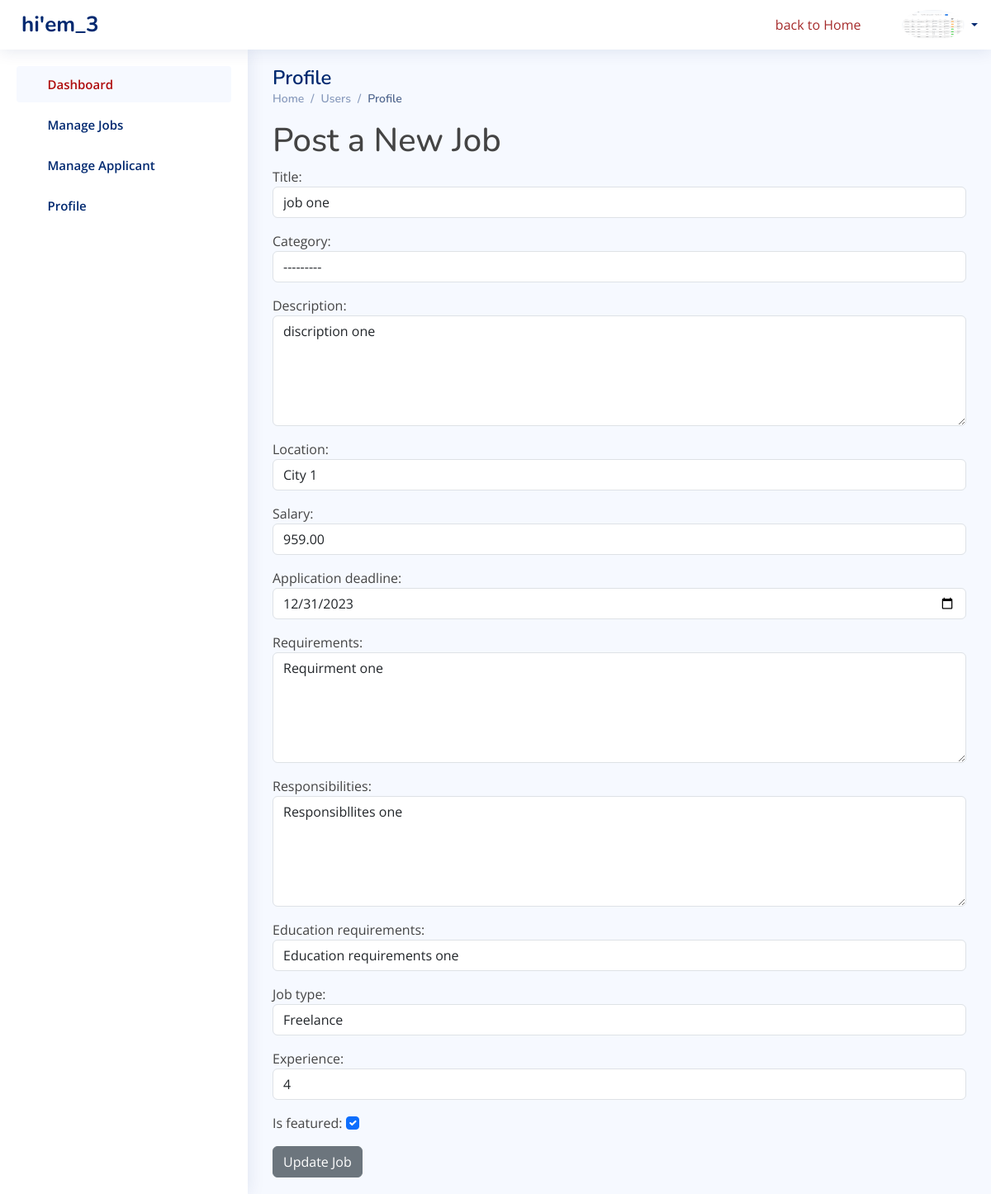
Page /users/21/edit_job/ (signed in) on the committed database.
### users/models.py (models this page shows)
class User(AbstractUser):
    is_custom_admin= models.BooleanField(default=False)
    is_employer = models.BooleanField(default=False)
    is_employee = models.BooleanField(default=False)

### jobs/models.py (models this page shows, shortened)
class ProfilePic(models.Model):
    user = models.OneToOneField(get_user_model(), null=True, on_delete=models.CASCADE)
    profile_pic = models.ImageField(upload_to='images/profile/', blank=True, null=True)

class Job(models.Model):
    JOB_TYPE_CHOICES = [
        ('freelance', 'Freelance'),
        ('permanent', 'Permanent'),
        ('contract', 'Contract'),
        ('remote', 'Remote'),
        ('full_time', 'Full Time'),
        ('part_time', 'Part Time'),
    ]
    LOCATION_CHOICES = [
        ('city1', 'City 1'),
        ('city2', 'City 2'),
        ('city3', 'City 3'),
    ]
    company = models.ForeignKey(EmployerProfile, on_delete=models.CASCADE)
    company_logo = models.ImageField(upload_to='images/profile/', blank=True, null=True)
    title = models.CharField(max_length=100)
    catagory = models.ForeignKey(Categories, related_name='jobs', on_delete=models.CASCADE)
    description = models.TextField()
    location = models.CharField(max_length=100, choices=LOCATION_CHOICES, blank=True, null=True)
    salary = models.DecimalField(max_digits=10, decimal_places=2, blank=True, null=True)
    posted_date = models.DateTimeField(auto_now_add=True)
    application_deadline = models.DateField(blank=True, null=True)
    requirements = models.TextField(blank=True, null=True)
    responsibilities = models.TextField(blank=True, null=True)
    education_requirements = models.CharField(max_length=100, blank=True, null=True)
    job_type = models.CharField(max_length=20, choices=JOB_TYPE_CHOICES, blank=True, null=True)
    is_featured = models.BooleanField(default=False)
    experience = models.CharField(max_length=100, blank=True, null=True)

### jobs/views.py (the view)
# urls.py: path('users/<int:pk>/edit_job/', JobEditView.as_view(), name='edit_job'),
class JobEditView(UpdateView):
    model = Job
    template_name = 'users/job_edit_form.html'
    form_class = JobEditForm
    success_url = reverse_lazy('my_job_list')

### jobs/models.py (called while the page is built)
    def __str__(self):
        return self.name

### users/templates/users/job_edit_form.html (shortened to what this page needs)
{% extends "users/base.html"%}
{% load static%}
{% block content %}
<main id="main" class="main">
    <div class="pagetitle">
      <h1>Profile</h1>
      <nav>
        <ol class="breadcrumb">
          <li class="breadcrumb-item"><a href="index.html">Home</a></li>
          <li class="breadcrumb-item">Users</li>
          <li class="breadcrumb-item active">Profile</li>
        </ol>
      </nav>
    </div>
<h1>Post a New Job</h1>
<form method="post" enctype="multipart/form-data">
    {{ form.as_p }}
    <button type="submit"class="btn btn-secondary">Update Job</button>
</form>
</main>
{%endblock%}

### users/templates/users/base.html (shortened to what this page needs)
<!DOCTYPE html>
<html lang="en">
<head>
  {% load static %}
  {% load static %}
  {% load static %}
  <link rel="stylesheet" href="https://cdnjs.cloudflare.com/ajax/libs/font-awesome/5.15.3/css/all.min.css" />
  <link href="{% static 'users/assets/vendor/bootstrap/css/bootstrap.min.css' %}" rel="stylesheet">
  <link href="{% static 'users/assets/vendor/bootstrap-icons/bootstrap-icons.css'%}" rel="stylesheet">
  <link href="{% static 'users/assets/vendor/boxicons/css/boxicons.min.css'%}" rel="stylesheet">
  <link href="{% static 'users/assets/vendor/quill/quill.snow.css'%}" rel="stylesheet">
  <link href="{% static 'users/assets/vendor/quill/quill.bubble.css'%}" rel="stylesheet">
  <link href="{% static 'users/assets/vendor/remixicon/remixicon.css'%}" rel="stylesheet">
  <link href="{% static 'users/assets/vendor/simple-datatables/style.css'%}" rel="stylesheet">
  <link href="{% static 'users/assets/css/style.css'%}" rel="stylesheet">
</head>
<body>
  <header id="header" class="header fixed-top d-flex align-items-center">
    <div class="d-flex align-items-center justify-content-between">
      <a href="index.html" class="logo d-flex align-items-center">
        <span class="d-none d-lg-block">hi'{{user.username}}</span>
      </a>
      <i class="bi bi-list toggle-sidebar-btn"></i>
    </div>
    <nav class="header-nav ms-auto">
      <ul class="d-flex align-items-center">
        <a href="{%url 'home'%}" style="padding-right: 50px; color: brown;"> <i class="bi bi-back" style="padding-right: 5px;"></i>back to Home </a>
        <li class="nav-item dropdown pe-3">
          <a class="nav-link nav-profile d-flex align-items-center pe-0" href="#" data-bs-toggle="dropdown">
            {% if user.profilepic.profile_pic %}
            <img src="{{ user.profilepic.profile_pic.url }}" alt="{{ profile.user.username }} Profile" class="rounded-circle">
            {% else %}
                <p>No profile picture available</p>
            {% endif %}
            <span class="d-none d-md-block dropdown-toggle ps-2">{{user.usernam}}</span>
          </a>
        </li>
      </ul>
    </nav>
  </header>
  <aside id="sidebar" class="sidebar">
    <ul class="sidebar-nav" id="sidebar-nav">
      {%if user.is_employer%}
      <li class="nav-item">
        <a class="nav-link " href="{%url 'employer'%}">
          <i class="bi bi-grid"></i>
          <span style="color: rgb(175, 13, 13);">Dashboard</span>
        </a>
      </li>
      {%endif%}
      {% if user.is_employer %}
      <li class="nav-item">
        <a class="nav-link collapsed" data-bs-target="#forms-nav" data-bs-toggle="collapse" href="#">
          <i class="bi bi-journal-text"></i><span>Manage Jobs</span><i class="bi bi-chevron-down ms-auto"></i>
        </a>
      </li>
      {%endif%}
      {% if user.is_employer %}
      <li class="nav-item">
        <a class="nav-link collapsed" data-bs-target="#charts-nav" data-bs-toggle="collapse" href="#">
          <i class="bi bi-bar-chart"></i><span>Manage Applicant</span><i class="bi bi-chevron-down ms-auto"></i>
        </a>
      </li>
      {%endif%}
      {% if user.is_employer %}
      <li class="nav-item">
        <a class="nav-link collapsed" data-bs-target="#tables-nav" data-bs-toggle="collapse" href="#">
          <i class="bi bi-layout-text-window-reverse"></i><span>Profile</span><i class="bi bi-chevron-down ms-auto"></i>
        </a>
      </li>
      {%endif%}
  </aside>
{%block content%}
{%endblock%}
</body>
</html>

### jobs/static/users/assets/css/style.css (style rules this page uses)
:root { scroll-behavior: smooth; }
body { font-family: "Open Sans", sans-serif; background: #f6f9ff; color: #444444; }
a { color: #4154f1; text-decoration: none; }
h1, h2, h3, h4, h5, h6 { font-family: "Nunito", sans-serif; }
#main { margin-top: 60px; padding: 20px 30px; transition: all 0.3s; }
.pagetitle { margin-bottom: 10px; }
.pagetitle h1 { font-size: 24px; margin-bottom: 0; font-weight: 600; color: #012970; }
.breadcrumb { font-size: 14px; font-family: "Nunito", sans-serif; color: #899bbd; font-weight: 600; }
.breadcrumb a { color: #899bbd; transition: 0.3s; }
.breadcrumb .breadcrumb-item::before { color: #899bbd; }
.breadcrumb .active { color: #51678f; font-weight: 600; }
.logo { line-height: 1; }
@media (min-width: 1200px) { .logo { width: 280px; } }
.logo span { font-size: 26px; font-weight: 700; color: #012970; font-family: "Nunito", sans-serif; }
.header { transition: all 0.5s; z-index: 997; height: 60px; box-shadow: 0px 2px 20px rgba(1, 41, 112, 0.1); background-color: #fff; padding-left: 20px; }
.header .toggle-sidebar-btn { font-size: 32px; padding-left: 10px; cursor: pointer; color: #012970; }
.header-nav ul { list-style: none; }
.header-nav>ul { margin: 0; padding: 0; }
.header-nav .nav-profile { color: #012970; }
.header-nav .nav-profile img { max-height: 36px; }
.header-nav .nav-profile span { font-size: 14px; font-weight: 600; }
.sidebar { position: fixed; top: 60px; left: 0; bottom: 0; width: 300px; z-index: 996; transition: all 0.3s; padding: 20px; overflow-y: auto; scrollbar-width: thin; scrollbar-color: #aab7cf transparent; box-shadow: 0px 0px 20px rgba(1, 41, 112, 0.1); background-color: #fff; }
@media (min-width: 1200px) { #main, #footer { margin-left: 300px; } }
.sidebar-nav { padding: 0; margin: 0; list-style: none; }
.sidebar-nav li { padding: 0; margin: 0; list-style: none; }
.sidebar-nav .nav-item { margin-bottom: 5px; }
.sidebar-nav .nav-link { display: flex; align-items: center; font-size: 15px; font-weight: 600; color: #4154f1; transition: 0.3; background: #f6f9ff; padding: 10px 15px; border-radius: 4px; }
.sidebar-nav .nav-link i { font-size: 16px; margin-right: 10px; color: #4154f1; }
.sidebar-nav .nav-link.collapsed { color: #012970; background: #fff; }
.sidebar-nav .nav-link.collapsed i { color: #899bbd; }
.sidebar-nav .nav-link .bi-chevron-down { margin-right: 0; transition: transform 0.2s ease-in-out; }

### rows in the picture
User: username "em_3", profilepic.profile_pic (picture)
Job: title "job one", description "discription one", location "City 1", salary "959.00", application_deadline "12/31/2023", requirements "Requirment one", responsibilities "Responsibllites one", education_requirements "Education requirements one", job_type "Freelance", experience "4", is_featured "☑"
